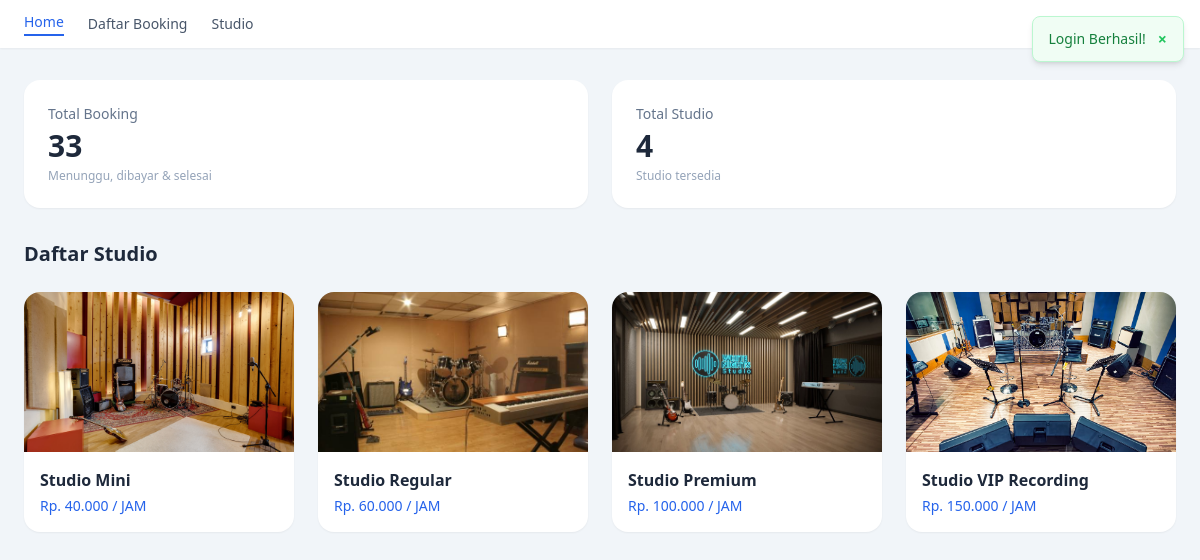
The app's page /index.php (signed in) with its own data.
### tables this page shows
CREATE TABLE `studio` (
  `id` int(11) NOT NULL,
  `tipe_studio` varchar(100) NOT NULL,
  `harga` int(11) NOT NULL,
  `foto` varchar(255) DEFAULT NULL
);

### functions.php (called while the page is built, shortened)
<?php
$conn = mysqli_connect("localhost", "root", "", "sewa_studio");
function query($query) {
    global $conn;
    $result = mysqli_query($conn, $query);
    $rows = [];
    while( $row = mysqli_fetch_assoc($result) ) {
        $rows[] = $row;
    }
    return $rows;
}
?>

### index.php (the view, shortened to what this page needs)
<?php
require 'functions.php';
$studios = query("SELECT * FROM studio ORDER BY harga ASC");
$total_booking = query("SELECT COUNT(*) as total FROM transaksi WHERE status IN ('menunggu', 'dibayar', 'selesai')")[0]['total'];
$total_studio = query("SELECT COUNT(*) as total FROM studio")[0]['total'];
?>
<!DOCTYPE html>
<html lang="en">
<head>
    <script src="https://cdn.tailwindcss.com"></script>
</head>
<body class="bg-slate-100 min-h-screen">
    <?php include 'templates/navheader.php'; ?>
    <?php include 'templates/toast.php'; ?>
    <div class="max-w-7xl mx-auto px-6 pt-8 pb-0">
        <div class="grid grid-cols-1 sm:grid-cols-2 gap-6 mb-0">
            <div class="bg-white rounded-2xl shadow-sm p-6 flex items-center gap-4">
                <div>
                    <p class="text-sm text-slate-500 mb-1">Total Booking</p>
                    <p class="text-3xl font-bold text-slate-800"><?= $total_booking ?></p>
                    <p class="text-xs text-slate-400 mt-1">Menunggu, dibayar & selesai</p>
                </div>
            </div>
            <div class="bg-white rounded-2xl shadow-sm p-6 flex items-center gap-4">
                <div>
                    <p class="text-sm text-slate-500 mb-1">Total Studio</p>
                    <p class="text-3xl font-bold text-slate-800"><?= $total_studio ?></p>
                    <p class="text-xs text-slate-400 mt-1">Studio tersedia</p>
                </div>
            </div>
        </div>
    </div>
    <div class="max-w-7xl mx-auto px-6 py-8">
        <h2 class="text-xl font-bold text-slate-800 mb-6">Daftar Studio</h2>
        <div class="grid grid-cols-1 sm:grid-cols-2 lg:grid-cols-4 gap-6">
            <?php foreach($studios as $studio) : ?>
                <div class="bg-white rounded-2xl shadow-sm overflow-hidden hover:shadow-md transition">
                    <img src="img/studio/<?= $studio['foto']; ?>"
                         alt="<?= $studio['tipe_studio']; ?>"
                         class="w-full h-40 object-cover">
                    <div class="p-4">
                        <div class="font-semibold text-slate-800"><?= $studio["tipe_studio"] ?></div>
                        <div class="text-blue-600 text-sm font-medium mt-1">
                            Rp. <?= number_format($studio["harga"], 0, ',', '.') ?> / JAM
                        </div>
                    </div>
                </div>
            <?php endforeach ?>
        </div>
    </div>
</body>
</html>

### records on screen
studio: foto (picture), tipe_studio "Studio Mini", harga "40.000"
studio: foto (picture), tipe_studio "Studio Regular", harga "60.000"
studio: foto (picture), tipe_studio "Studio Premium", harga "100.000"
studio: foto (picture), tipe_studio "Studio VIP Recording", harga "150.000"

### other values on screen
$_SESSION["success"] "Login Berhasil!"
$total_booking "33"
$total_studio "4"
